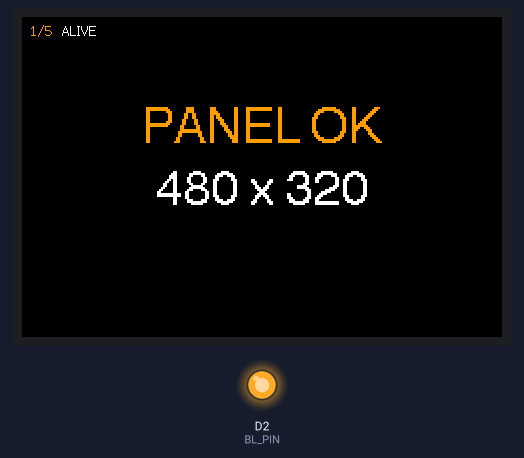
Bench run of a sketch on a simulated ESP8266 (Wemos D1 mini). Shown: 480×320 colour display, output pins drawn as LEDs (lit = HIGH). What the sketch prints to the serial monitor is not drawn.

Above: at 7.5 s.
At 16.5 s:
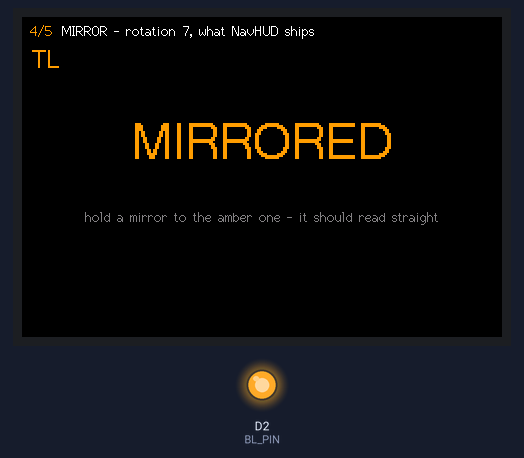
At 25.6 s:
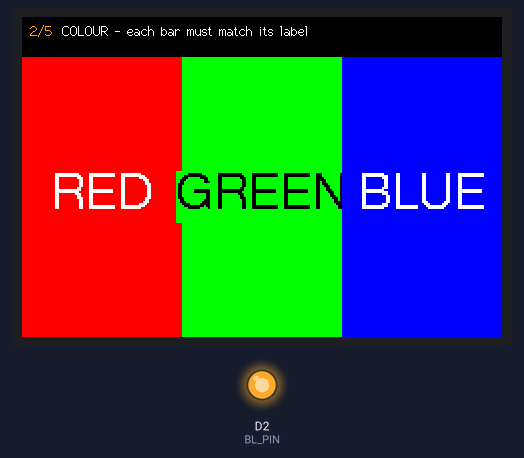
At 35.0 s:
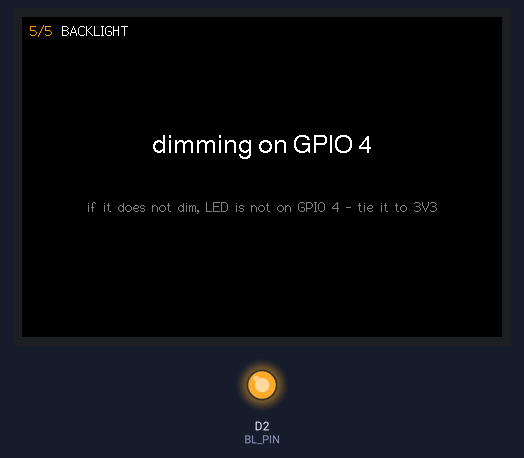
Timing chart, 0 to 36.5 s (numbered marks = the images above):
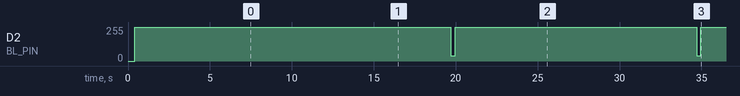

Measured:
- by itself, D2 (BL_PIN): alternates 255/255 for 14.7 s and 40/255 for 0.26 s
- what the display in image 0 shows lasts 3.1 s, from 7.5 s to 10.6 s
- what the display in image 1 shows lasts 2.9 s, from 16.5 s to 19.4 s
- what the display in image 2 shows lasts 2.8 s, from 25.6 s to 28.4 s

The sketch:

PanelDiag.ino
```cpp
// ---------------------------------------------------------------------------
//  PanelDiag -- why is the screen white?
//
//  A white screen with a working backlight means the panel is powered but its
//  controller was never initialised. Only two things cause that: the library
//  was built for the wrong panel, or a control wire is not making contact.
//
//  This sketch does not try to draw anything you have to interpret. It prints
//  what the library ACTUALLY compiled with, tries to make the controller
//  answer, and then wiggles each control pin slowly so you can find a dead
//  wire with a multimeter. Open the serial monitor at 115200 and read it.
//
//  Deliberately no #error guard: this is the sketch you run when the guard has
//  already told you something is wrong, so it has to compile either way.
//
//  After the report it runs the five visual checks that used to live in
//  PanelTest. They were a separate sketch and a separate startup sequence, and
//  when one worked and the other did not there was no way to tell whether the
//  difference was the drawing or the setup. One sketch, one startup, one
//  variable at a time.
// ---------------------------------------------------------------------------

#include <TFT_eSPI.h>
#include <SPI.h>

// ---------------------------------------------------------------------------
//  THE BISECT SWITCH
//
//  Uncomment the line below and re-flash. It adds to this sketch the two
//  things NavHUD has and this one does not: the WiFi stack and the flash-backed
//  settings store. Nothing else changes -- same pins, same init, same drawing.
//
//  The includes are the suspects rather than any line of code, because
//  #include <ESP8266WiFi.h> links the WiFi stack in and the SDK brings the
//  radio up and starts hunting for the last access point it saw *before*
//  setup() runs. On a board that is also lighting a 4" backlight, that is a
//  couple of hundred milliamps arriving through the same regulator at exactly
//  the moment the panel is trying to initialise.
//
//  Two outcomes, and each one ends the guessing:
//
//    still works  -> the includes are innocent. The fault is somewhere in
//                    NavHUD's own setup, and I bisect that next.
//    goes white   -> proven. NavHUD is browning the panel out at boot, and the
//                    fix is power, not code.
//
//#define DIAG_LIKE_NAVHUD
// ---------------------------------------------------------------------------

#ifdef DIAG_LIKE_NAVHUD
  #include <ESP8266WiFi.h>
  #include <EEPROM.h>
#endif

TFT_eSPI tft = TFT_eSPI();

#define BL_PIN 4          // GPIO4

// Uncomment to meter the control pins instead of running the visual checks.
//#define PIN_WIGGLE

// ---- turn the compiled configuration into something readable ---------------

static const char* driverName() {
#if defined(ST7796_DRIVER)
  return "ST7796   <-- correct for this panel";
#elif defined(ILI9341_DRIVER)
  return "ILI9341  <-- WRONG. User_Setup.h is not the file being compiled.";
#elif defined(ILI9488_DRIVER)
  return "ILI9488  <-- WRONG for this panel.";
#elif defined(ST7789_DRIVER)
  return "ST7789   <-- WRONG for this panel.";
#elif defined(ILI9481_DRIVER)
  return "ILI9481  <-- WRONG for this panel.";
#else
  return "none     <-- no driver defined at all.";
#endif
}

// The D-numbers, in the NodeMCU and D1-mini convention.
//
// Which is NOT universal. An Uno-shaped Wemos D1 calls GPIO15 "D10" and GPIO5
// "D3"; there is no agreement between board makers at all. The GPIO number is
// the only thing that means the same on every board, so it is printed first
// and the D-label is offered as a hint, not as an instruction.
static const char* dLabel(int gpio) {
  switch (gpio) {
    case 16: return "D0"; case 5:  return "D1"; case 4:  return "D2";
    case 0:  return "D3"; case 2:  return "D4"; case 14: return "D5";
    case 12: return "D6"; case 13: return "D7"; case 15: return "D8";
    default: return "?";
  }
}

static void reportPin(const char* name, int gpio, int expect) {
  Serial.print(F("  ")); Serial.print(name);
  if (gpio < 0) {
    Serial.println(F(": -1  (not driven by the library)"));
    return;
  }
  Serial.print(F(": GPIO")); Serial.print(gpio);
  Serial.print(F("  (")); Serial.print(dLabel(gpio));
  Serial.print(F(" on a NodeMCU / D1 mini)"));
  if (expect >= 0 && gpio != expect) {
    Serial.print(F("   <-- expected GPIO")); Serial.print(expect);
    Serial.print(F(" (")); Serial.print(dLabel(expect)); Serial.print(F(")"));
  }
  Serial.println();
}

// ---- can we make the controller answer? ------------------------------------
//
// The one measurement that settles "is the ESP talking to the panel at all".
// It needs the SDO(MISO) wire, which NavHUD does not otherwise use -- so this
// is worth one temporary dupont lead when nothing else is conclusive.

static void readId() {
  Serial.println();
  Serial.println(F("-- controller ID --"));
#if defined(TFT_MISO) && (TFT_MISO >= 0)
  const uint8_t a = tft.readcommand8(0xD3, 1);
  const uint8_t b = tft.readcommand8(0xD3, 2);
  const uint8_t c = tft.readcommand8(0xD3, 3);
  Serial.print(F("  RDDID(0xD3) = 0x"));
  if (a < 16) Serial.print('0'); Serial.print(a, HEX); Serial.print(' ');
  if (b < 16) Serial.print('0'); Serial.print(b, HEX); Serial.print(' ');
  if (c < 16) Serial.print('0'); Serial.println(c, HEX);

  if (b == 0x77 && c == 0x96) {
    Serial.println(F("  -> ST7796 answering. The wiring and the bus are good;"));
    Serial.println(F("     if the screen is still white the fault is the init"));
    Serial.println(F("     sequence, i.e. the driver define."));
  } else if ((a == 0x00 && b == 0x00 && c == 0x00) ||
             (a == 0xFF && b == 0xFF && c == 0xFF)) {
    Serial.println(F("  -> nothing on the bus. Either SDO is not wired to D6,"));
    Serial.println(F("     or CS / SCK / MOSI is not making contact."));
  } else {
    Serial.println(F("  -> something answered, but not an ST7796. Send me this."));
  }
#else
  Serial.println(F("  skipped: TFT_MISO is not defined."));
  Serial.println(F("  To run it: wire the panel's SDO(MISO) to D6, add"));
  Serial.println(F("      #define TFT_MISO 12"));
  Serial.println(F("  to User_Setup.h, and re-upload. This is the test that"));
  Serial.println(F("  proves whether the ESP is reaching the controller."));
#endif
}

// ---- wiggle the control pins so a meter can find a dead wire ---------------

static void wigglePin(const char* name, int gpio) {
  if (gpio < 0) return;
  Serial.print(F("  ")); Serial.print(name);
  Serial.print(F(" on ")); Serial.print(dLabel(gpio));
  Serial.println(F(" -- toggling 1 Hz for 6 s"));
  pinMode(gpio, OUTPUT);
  for (int i = 0; i < 6; i++) {
    digitalWrite(gpio, HIGH); delay(500);
    digitalWrite(gpio, LOW);  delay(500);
  }
  digitalWrite(gpio, HIGH);
}

// ---- the five visual checks ------------------------------------------------
//
// Every string here is drawn at font 2 or font 4. TFT_eSPI's larger built-in
// fonts have no letters in them at all -- font 6 is "1234567890:-.apm" and
// fonts 7 and 8 are digits and three punctuation marks -- so a word handed to
// one of them indexes a character table that has no entry for it. That is a
// bad pointer read, and a bad pointer read on an ESP8266 is an exception and a
// reboot. Which looks exactly like a display that does not work.

#define C_BG    TFT_BLACK
#define C_AMBER 0xFCE0    // #FF9D00, the amber NavHUD uses
#define C_FAINT 0x4940

static uint8_t screen = 0;
static uint32_t lastMs = 0;

static void header(const char* n, const char* title) {
  tft.fillScreen(C_BG);
  tft.setTextDatum(TL_DATUM);
  tft.setTextColor(C_AMBER, C_BG);
  tft.drawString(n, 8, 6, 2);
  tft.setTextColor(TFT_WHITE, C_BG);
  tft.drawString(title, 40, 6, 2);
}

// 1 -- alive, and the size the driver thinks it has
static void screenAlive() {
  header("1/5", "ALIVE");
  tft.setTextDatum(MC_DATUM);
  tft.setTextColor(C_AMBER, C_BG);
  tft.setTextSize(2);
  tft.drawString("PANEL OK", tft.width() / 2, tft.height() / 2 - 46, 4);

  char buf[48];
  snprintf(buf, sizeof buf, "%d x %d", tft.width(), tft.height());
  tft.setTextColor(TFT_WHITE, C_BG);
  tft.drawString(buf, tft.width() / 2, tft.height() / 2 + 16, 4);
  tft.setTextSize(1);
}

// 2 -- colour order
static void screenColour() {
  header("2/5", "COLOUR - each bar must match its label");
  const int y = 40, h = tft.height() - 40;
  const int w = tft.width() / 3;
  const uint16_t col[3] = { TFT_RED, TFT_GREEN, TFT_BLUE };
  const char* nm[3] = { "RED", "GREEN", "BLUE" };
  const uint16_t ink[3] = { TFT_WHITE, TFT_BLACK, TFT_WHITE };
  tft.setTextDatum(MC_DATUM);
  tft.setTextSize(2);
  for (int i = 0; i < 3; i++) {
    tft.fillRect(i * w, y, w, h, col[i]);
    tft.setTextColor(ink[i], col[i]);
    tft.drawString(nm[i], i * w + w / 2, y + h / 2, 4);
  }
  tft.setTextSize(1);
}

// 3 -- is the whole panel addressable, with no offset?
static void screenEdges() {
  header("3/5", "EDGES - all four sides must be visible");
  const int w = tft.width(), h = tft.height();
  tft.drawRect(0, 0, w, h, C_AMBER);
  tft.drawRect(2, 2, w - 4, h - 4, C_FAINT);
  for (int i = 1; i <= 2; i++) {
    tft.drawFastVLine(w * i / 3, 3, h - 6, C_FAINT);
    tft.drawFastHLine(3, h * i / 3, w - 6, C_FAINT);
  }
  tft.drawFastHLine(w / 2 - 26, h / 2, 52, C_AMBER);
  tft.drawFastVLine(w / 2, h / 2 - 26, 52, C_AMBER);
  tft.setTextColor(C_AMBER, C_BG);
  tft.setTextDatum(TL_DATUM); tft.drawString("TL", 10, 30, 4);
  tft.setTextDatum(TR_DATUM); tft.drawString("TR", w - 10, 30, 4);
  tft.setTextDatum(BR_DATUM); tft.drawString("BR", w - 10, h - 10, 4);
  tft.setTextDatum(BL_DATUM); tft.drawString("BL", 10, h - 10, 4);
}

// 4 -- which rotation is the windscreen mirror?
static void screenMirror() {
  static bool mirrored = false;
  mirrored = !mirrored;
  tft.setRotation(mirrored ? 7 : 1);
  header("4/5", mirrored ? "MIRROR - rotation 7, what NavHUD ships"
                         : "MIRROR - rotation 1, plain landscape");
  tft.setTextDatum(MC_DATUM);
  tft.setTextColor(mirrored ? C_AMBER : TFT_WHITE, C_BG);
  tft.setTextSize(2);
  tft.drawString(mirrored ? "MIRRORED" : "NORMAL",
                 tft.width() / 2, tft.height() / 2 - 30, 4);
  tft.setTextSize(1);
  tft.setTextColor(0x8410, C_BG);
  tft.drawString("hold a mirror to the amber one - it should read straight",
                 tft.width() / 2, tft.height() / 2 + 40, 2);
  tft.setTextDatum(TL_DATUM);
  tft.setTextColor(C_AMBER, C_BG);
  tft.drawString("TL", 10, 32, 4);
}

// 5 -- will a GPIO drive the backlight?
static void screenBacklight() {
  tft.setRotation(1);
  header("5/5", "BACKLIGHT");
  tft.setTextDatum(MC_DATUM);
  tft.setTextColor(TFT_WHITE, C_BG);
#if BL_PIN >= 0
  tft.drawString("dimming on GPIO 4", tft.width() / 2, tft.height() / 2 - 30, 4);
  tft.setTextColor(0x8410, C_BG);
  tft.drawString("if it does not dim, LED is not on GPIO 4 - tie it to 3V3",
                 tft.width() / 2, tft.height() / 2 + 30, 2);
  for (int v = 255; v >= 40; v -= 5) { analogWrite(BL_PIN, v); delay(6); }
  for (int v = 40; v <= 255; v += 5) { analogWrite(BL_PIN, v); delay(6); }
#else
  tft.drawString("backlight tied to 3V3", tft.width() / 2, tft.height() / 2, 4);
#endif
}

// ---------------------------------------------------------------------------

void setup() {
  Serial.begin(115200);
  delay(400);

#ifdef DIAG_LIKE_NAVHUD
  // Exactly what NavHUD does, in the same order, before it touches the panel.
  WiFi.persistent(false);
  WiFi.disconnect(true);
  WiFi.mode(WIFI_OFF);
  WiFi.forceSleepBegin();
  delay(200);
  EEPROM.begin(32);
  { volatile uint8_t sink = 0; for (int i = 0; i < 32; i++) sink ^= EEPROM.read(i); (void)sink; }
  Serial.println();
  Serial.println(F("  DIAG_LIKE_NAVHUD is on: WiFi stack linked, radio shut"));
  Serial.println(F("  down, settings sector read. If the panel now stays white,"));
  Serial.println(F("  that is the answer."));
#endif

#if BL_PIN >= 0
  analogWriteRange(255);
  pinMode(BL_PIN, OUTPUT);
  analogWrite(BL_PIN, 255);
#endif

  Serial.println();
  Serial.println(F("================================================"));
  Serial.println(F("  NavHUD panel diagnostic"));
  Serial.println(F("================================================"));

  Serial.println();
  Serial.println(F("-- what the library actually compiled with --"));
  Serial.print(F("  driver: ")); Serial.println(driverName());

#if defined(TFT_CS)
  reportPin("TFT_CS  ", TFT_CS, 15);
#else
  Serial.println(F("  TFT_CS  : not defined (CS tied to GND)"));
#endif
#if defined(TFT_DC)
  reportPin("TFT_DC  ", TFT_DC, 5);
#else
  Serial.println(F("  TFT_DC  : NOT DEFINED <-- the panel cannot work"));
#endif
#if defined(TFT_RST)
  reportPin("TFT_RST ", TFT_RST, -1);
#endif
#if defined(TFT_MOSI)
  reportPin("TFT_MOSI", TFT_MOSI, 13);
#endif
#if defined(TFT_SCLK)
  reportPin("TFT_SCLK", TFT_SCLK, 14);
#endif
#if defined(TFT_MISO)
  reportPin("TFT_MISO", TFT_MISO, 12);
#else
  Serial.println(F("  TFT_MISO: not defined (reads disabled)"));
#endif
  Serial.print(F("  SPI_FREQUENCY: "));
  Serial.print(SPI_FREQUENCY / 1000000); Serial.println(F(" MHz"));

  tft.init();
  tft.setRotation(1);
  Serial.print(F("  reported size: "));
  Serial.print(tft.width()); Serial.print(F(" x ")); Serial.println(tft.height());
  Serial.println(F("  -> must be 480 x 320. Anything else and User_Setup.h"));
  Serial.println(F("     is not the file the IDE is compiling."));

  readId();

  Serial.println();
  Serial.println(F("-- drawing --"));
  Serial.println(F("  filling red, then green, then blue, 2 s each."));
  Serial.println(F("  If the screen stays white through all three, no SPI"));
  Serial.println(F("  data is reaching the controller."));
  tft.fillScreen(TFT_RED);   delay(2000);
  tft.fillScreen(TFT_GREEN); delay(2000);
  tft.fillScreen(TFT_BLUE);  delay(2000);
  tft.fillScreen(TFT_BLACK);
  tft.setTextDatum(MC_DATUM);
  tft.setTextColor(0xFCE0, TFT_BLACK);
  tft.setTextSize(2);
  tft.drawString("DIAG", tft.width() / 2, tft.height() / 2, 4);
  tft.setTextSize(1);

#ifdef PIN_WIGGLE
  Serial.println();
  Serial.println(F("-- pin wiggle --"));
  Serial.println(F("  Put a multimeter on the DISPLAY's pin, not the board's,"));
  Serial.println(F("  so a broken lead shows up. Each should swing 0 <-> 3.3 V."));
  Serial.println(F("  This takes over the pins; reset the board afterwards."));
  delay(3000);
  #if defined(TFT_DC)
    wigglePin("DC/RS", TFT_DC);
  #endif
  #if defined(TFT_CS) && (TFT_CS >= 0)
    wigglePin("CS   ", TFT_CS);
  #endif
  wigglePin("LED  ", BL_PIN);
  Serial.println(F("  done. Press reset to run again."));
  while (true) delay(1000);
#endif

  Serial.println();
  Serial.println(F("-- visual checks --"));
  Serial.println(F("  five screens, three seconds each, repeating."));
  Serial.println(F("    1 size   2 colour   3 edges   4 mirror   5 backlight"));
  Serial.println(F("  Uncomment PIN_WIGGLE at the top to meter the pins instead."));

  lastMs = millis();
  screen = 0;
  screenAlive();
}

void loop() {
  if (millis() - lastMs < 3000) return;
  lastMs = millis();
  screen = (screen + 1) % 5;
  Serial.print(F("  screen ")); Serial.println(screen + 1);
  switch (screen) {
    case 0: tft.setRotation(1); screenAlive(); break;
    case 1: screenColour();     break;
    case 2: screenEdges();      break;
    case 3: screenMirror();     break;
    case 4: screenBacklight();  break;
  }
}
```
